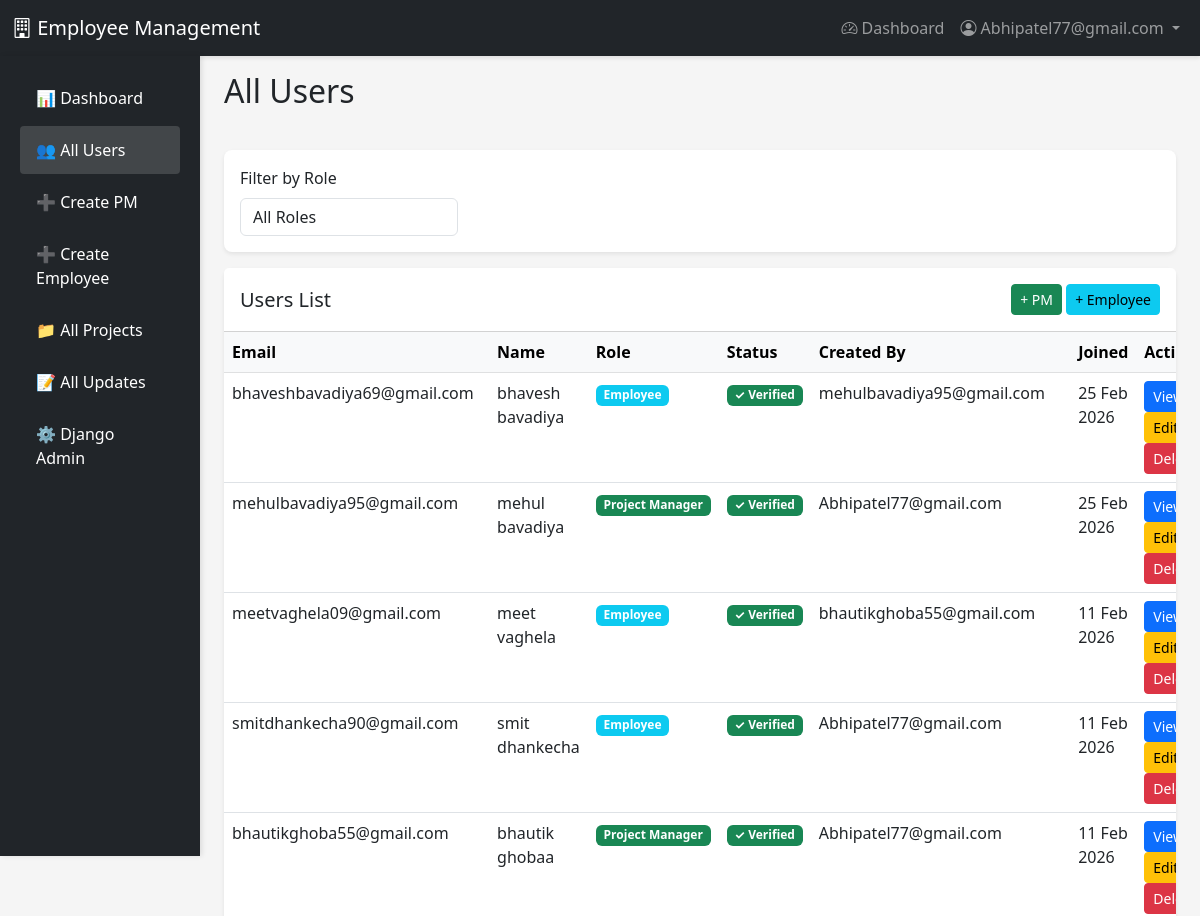
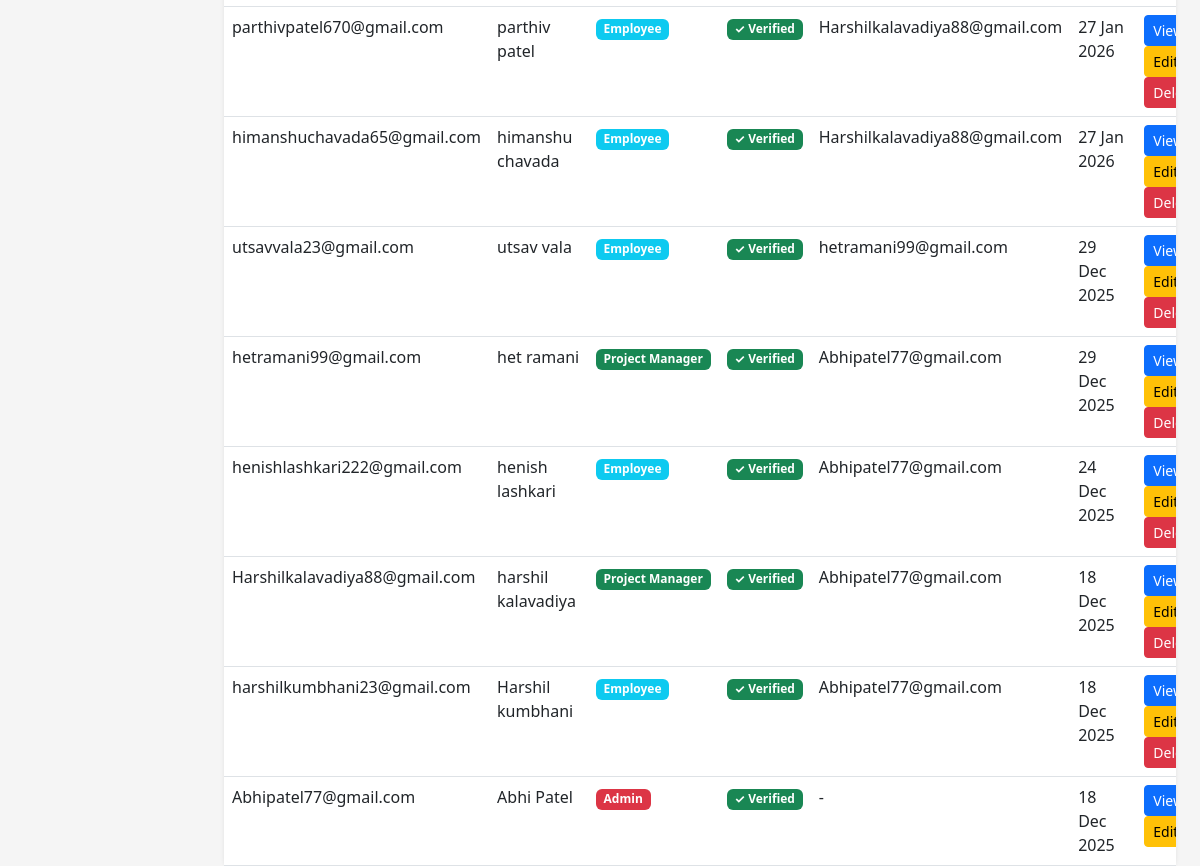
Page /users/ (signed in) on the earlier database version (2 pictures, top to bottom).
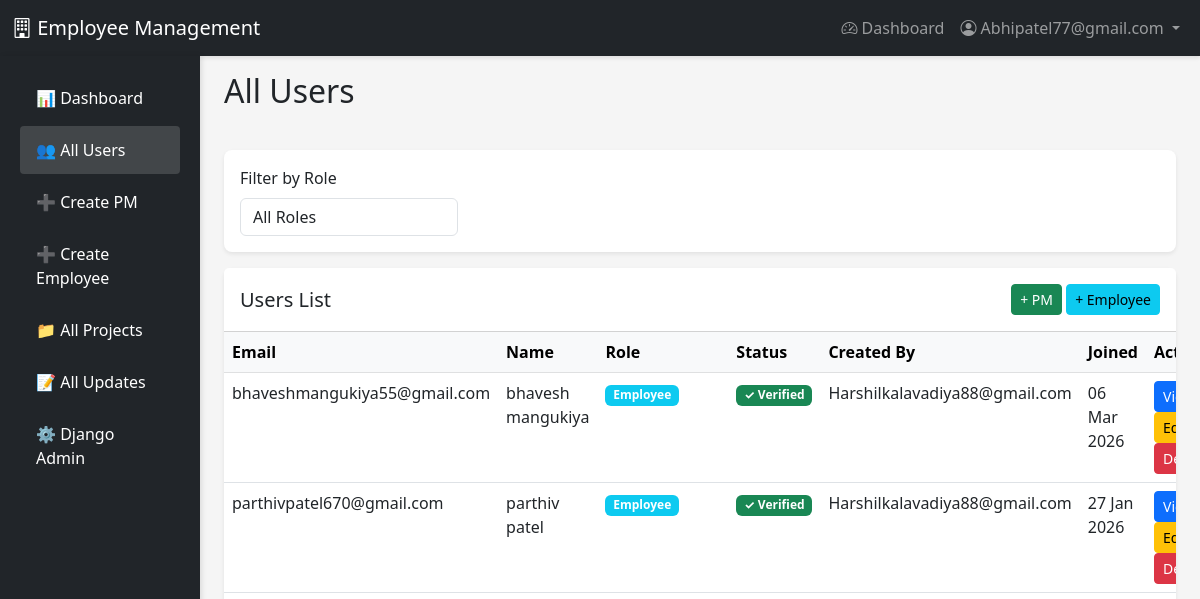
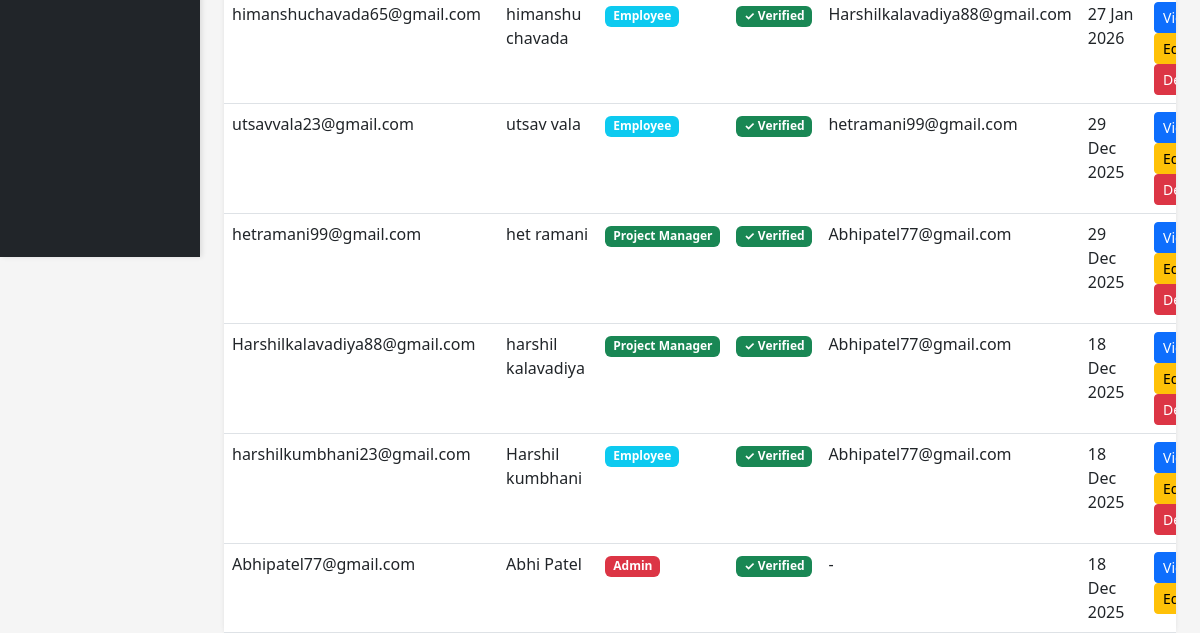
Same page on the later database version (2 pictures, top to bottom).
### accounts/models.py (models this page shows, shortened)
class User(AbstractUser):
    ROLE_CHOICES = (
        ('EMPLOYEE', 'Employee'),
        ('PM', 'Project Manager'),
        ('ADMIN', 'Admin'),
    )
    username = None
    email = models.EmailField(unique=True)
    role = models.CharField(max_length=10, choices=ROLE_CHOICES, default='EMPLOYEE')
    profile_image = models.ImageField(upload_to='profiles/', null=True, blank=True)
    is_verified = models.BooleanField(default=False)
    verification_token = models.CharField(max_length=100, blank=True)
    created_by = models.ForeignKey(
        'self',
        on_delete=models.CASCADE,  # ← Ye change kiya
        null=True,
        blank=True,
        related_name='created_users'
    )
    USERNAME_FIELD = 'email'
    REQUIRED_FIELDS = []
    objects = UserManager()
    class Meta:
        db_table = 'users'
        verbose_name = 'User'
        verbose_name_plural = 'Users'

### accounts/views.py (the view)
    def wrapper(request, *args, **kwargs):
        if not request.user.is_authenticated or request.user.role != 'ADMIN':
            messages.error(request, 'Access denied. Admin only.')
            return redirect('dashboard')
        return view_func(request, *args, **kwargs)

### accounts/views.py (called while the page is built)
def admin_required(view_func):
    def wrapper(request, *args, **kwargs):
        if not request.user.is_authenticated or request.user.role != 'ADMIN':
            messages.error(request, 'Access denied. Admin only.')
            return redirect('dashboard')
        return view_func(request, *args, **kwargs)
    return wrapper

@login_required
@admin_required
def admin_users_list(request):
    users = User.objects.all().order_by('-date_joined')
    role_filter = request.GET.get('role')
    if role_filter:
        users = users.filter(role=role_filter)
    context = {
        'users': users,
        'role_filter': role_filter,
    }
    return render(request, 'accounts/admin_users_list.html', context)

### accounts/templates/accounts/admin_users_list.html (shortened to what this page needs)
{% extends 'base.html' %}
{% load static %}
{% block content %}
<div class="container-fluid">
    <div class="row">
        <nav class="col-md-2 d-md-block bg-dark sidebar vh-100 position-fixed" style="top: 56px;">
            <div class="position-sticky pt-3">
                <ul class="nav flex-column">
                    <li class="nav-item">
                        <a class="nav-link text-white" href="{% url 'dashboard' %}">
                            📊 Dashboard
                        </a>
                    </li>
                    <li class="nav-item">
                        <a class="nav-link text-white active" href="{% url 'admin_users_list' %}">
                            👥 All Users
                        </a>
                    </li>
                    <li class="nav-item">
                        <a class="nav-link text-white" href="{% url 'pm_create' %}">
                            ➕ Create PM
                        </a>
                    </li>
                    <li class="nav-item">
                        <a class="nav-link text-white" href="{% url 'admin_create_employee' %}">
                            ➕ Create Employee
                        </a>
                    </li>
                    <li class="nav-item">
                        <a class="nav-link text-white" href="{% url 'admin_projects_list' %}">
                            📁 All Projects
                        </a>
                    </li>
                    <li class="nav-item">
                        <a class="nav-link text-white" href="{% url 'admin_updates_list' %}">
                            📝 All Updates
                        </a>
                    </li>
                    <li class="nav-item">
                        <a class="nav-link text-white" href="/admin/" target="_blank">
                            ⚙️ Django Admin
                        </a>
                    </li>
                </ul>
            </div>
        </nav>
        <main class="col-md-10 ms-sm-auto px-md-4" style="margin-left: 16.66667%;">
            <div class="pt-3 pb-2 mb-4">
                <h1 class="h2">All Users</h1>
            </div>
            <div class="card mb-3">
                <div class="card-body">
                    <form method="get" class="row g-3">
                        <div class="col-md-3">
                            <label class="form-label">Filter by Role</label>
                            <select name="role" class="form-control" onchange="this.form.submit()">
                                <option value="">All Roles</option>
                            </select>
                        </div>
                    </form>
                </div>
            </div>
            <div class="card">
                <div class="card-header bg-white d-flex justify-content-between align-items-center py-3">
                    <h5 class="mb-0">Users List</h5>
                    <div>
                        <a href="{% url 'pm_create' %}" class="btn btn-success btn-sm">+ PM</a>
                        <a href="{% url 'admin_create_employee' %}" class="btn btn-info btn-sm">+ Employee</a>
                    </div>
                </div>
                <div class="card-body p-0">
                    <div class="table-responsive">
                        <table class="table table-hover mb-0">
                            <thead class="table-light">
                                <tr>
                                    <th>Email</th>
                                    <th>Name</th>
                                    <th>Role</th>
                                    <th>Status</th>
                                    <th>Created By</th>
                                    <th>Joined</th>
                                    <th>Actions</th>
                                </tr>
                            </thead>
                            <tbody>
                                {% for user in users %}
                                <tr>
                                    <td>{{ user.email }}</td>
                                    <td>{{ user.get_full_name|default:"-" }}</td>
                                    <td>
                                        <span class="badge bg-{% if user.role == 'ADMIN' %}danger{% elif user.role == 'PM' %}success{% else %}info{% endif %}">
                                            {{ user.get_role_display }}
                                        </span>
                                    </td>
                                    <td>
                                        {% if user.is_verified %}
                                            <span class="badge bg-success">✓ Verified</span>
                                        {% else %}
                                            <span class="badge bg-warning text-dark">Pending</span>
                                        {% endif %}
                                    </td>
                                    <td>{{ user.created_by.email|default:"-" }}</td>
                                    <td>{{ user.date_joined|date:"d M Y" }}</td>
                                    <td>
                                        <a href="{% url 'admin_user_detail' user.id %}" class="btn btn-sm btn-primary">View</a>
                                        <a href="{% url 'admin_user_update' user.id %}" class="btn btn-sm btn-warning">Edit</a>
                                        {% if not user.is_superuser %}
                                            <a href="{% url 'admin_user_delete' user.id %}" class="btn btn-sm btn-danger">Delete</a>
                                        {% endif %}
                                    </td>
                                </tr>
                                {% empty %}
                                <tr>
                                    <td colspan="7" class="text-center text-muted py-4">No users found</td>
                                </tr>
                                {% endfor %}
                            </tbody>
                        </table>
                    </div>
                </div>
            </div>
        </main>
    </div>
</div>
{% endblock %}

### accounts/templates/base.html (shortened to what this page needs)
<!DOCTYPE html>
<html lang="en">
<head>
    <link href="https://cdn.jsdelivr.net/npm/bootstrap@5.3.0/dist/css/bootstrap.min.css" rel="stylesheet">
    <link rel="stylesheet" href="https://cdn.jsdelivr.net/npm/bootstrap-icons@1.11.0/font/bootstrap-icons.css">
</head>
<body>
    <nav class="navbar navbar-expand-lg navbar-dark bg-dark">
        <div class="container-fluid">
            <a class="navbar-brand" href="{% url 'dashboard' %}">
                <i class="bi bi-building"></i> Employee Management
            </a>
            {% if user.is_authenticated %}
                <div class="collapse navbar-collapse" id="navbarNav">
                    <ul class="navbar-nav ms-auto">
                        <li class="nav-item">
                            <a class="nav-link" href="{% url 'dashboard' %}">
                                <i class="bi bi-speedometer2"></i> Dashboard
                            </a>
                        </li>
                        <li class="nav-item dropdown">
                            <a class="nav-link dropdown-toggle" href="#" id="navbarDropdown" role="button" data-bs-toggle="dropdown">
                                <i class="bi bi-person-circle"></i> {{ user.email }}
                            </a>
                        </li>
                    </ul>
                </div>
            {% endif %}
        </div>
    </nav>
    <main>
        {% block content %}{% endblock %}
    </main>
</body>
</html>

### accounts/templates/base.html (style rules this page uses)
body { background: #f8f9fa; }
.navbar { box-shadow: 0 2px 4px rgba(0,0,0,0.1); }
.card { border-radius: 10px; border: none; }

### accounts/templates/accounts/admin_users_list.html (style rules this page uses)
body { background-color: #f5f5f5 !important; }
.sidebar { box-shadow: 2px 0 5px rgba(0, 0, 0, 0.1); }
.sidebar .nav-link { font-weight: 500; color: rgba(255, 255, 255, .8); padding: 0.75rem 1rem; border-radius: 4px; margin: 2px 8px; }
.sidebar .nav-link.active { color: #fff; background-color: rgba(255, 255, 255, .15); }
.card { border: none; border-radius: 8px; box-shadow: 0 2px 4px rgba(0, 0, 0, 0.08); }

Differences in the rows shown:
removed User: email "bhaveshbavadiya69@gmail.com", get_full_name "bhavesh bavadiya", role "Employee", is_verified "✓ Verified", created_by.email "mehulbavadiya95@gmail.com", date_joined "25 Feb 2026", is_superuser "Delete"
removed User: email "mehulbavadiya95@gmail.com", get_full_name "mehul bavadiya", role "Project Manager", is_verified "✓ Verified", created_by.email "Abhipatel77@gmail.com", date_joined "25 Feb 2026", is_superuser "Delete"
removed User: email "meetvaghela09@gmail.com", get_full_name "meet vaghela", role "Employee", is_verified "✓ Verified", created_by.email "bhautikghoba55@gmail.com", date_joined "11 Feb 2026", is_superuser "Delete"
removed User: email "smitdhankecha90@gmail.com", get_full_name "smit dhankecha", role "Employee", is_verified "✓ Verified", created_by.email "Abhipatel77@gmail.com", date_joined "11 Feb 2026", is_superuser "Delete"
removed User: email "bhautikghoba55@gmail.com", get_full_name "bhautik ghobaa", role "Project Manager", is_verified "✓ Verified", created_by.email "Abhipatel77@gmail.com", date_joined "11 Feb 2026", is_superuser "Delete"
removed User: email "henishlashkari222@gmail.com", get_full_name "henish lashkari", role "Employee", is_verified "✓ Verified", created_by.email "Abhipatel77@gmail.com", date_joined "24 Dec 2025", is_superuser "Delete"
added User: email "bhaveshmangukiya55@gmail.com", get_full_name "bhavesh mangukiya", role "Employee", is_verified "✓ Verified", created_by.email "Harshilkalavadiya88@gmail.com", date_joined "06 Mar 2026", is_superuser "Delete"
